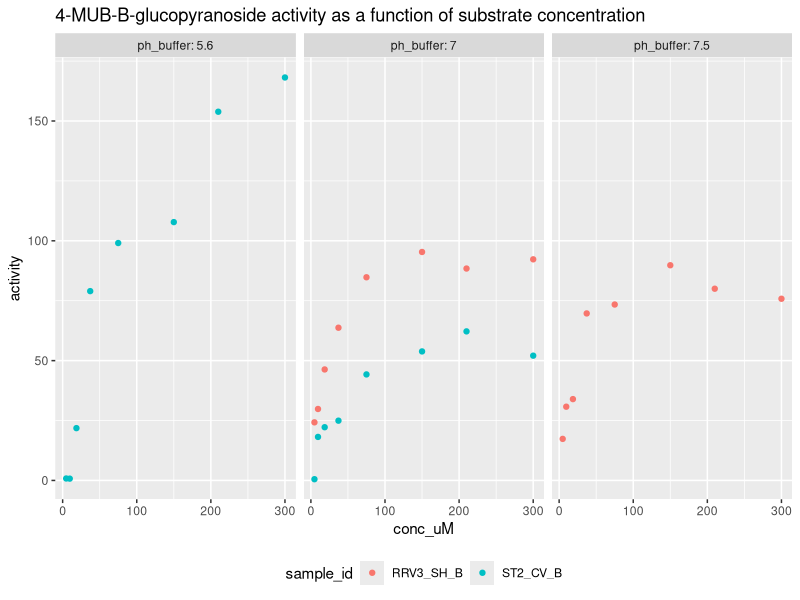
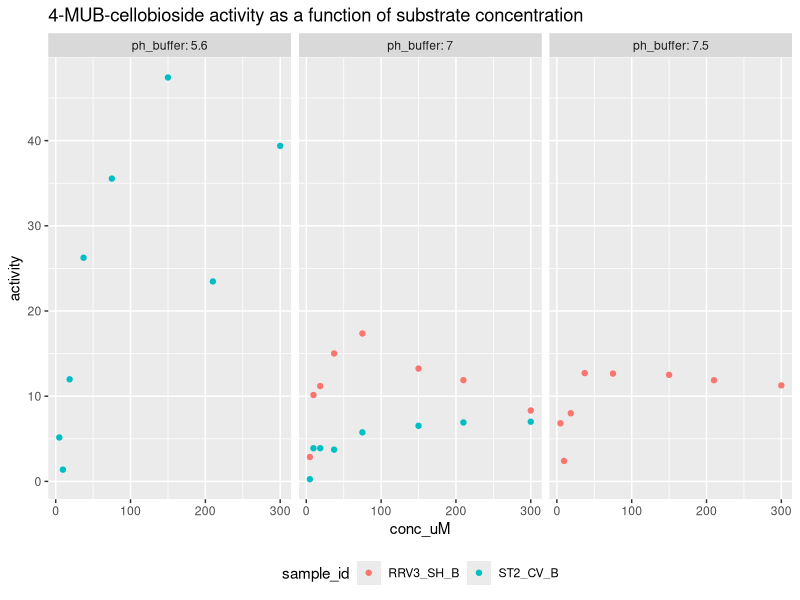
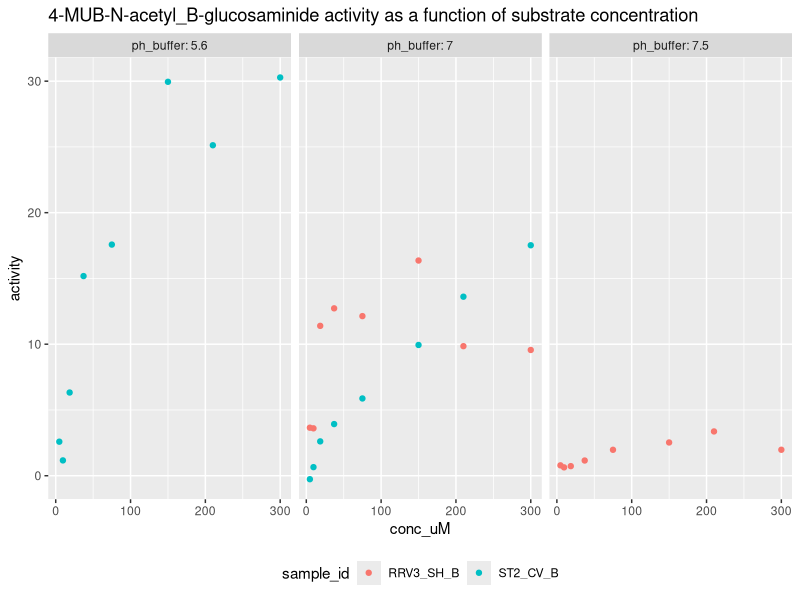
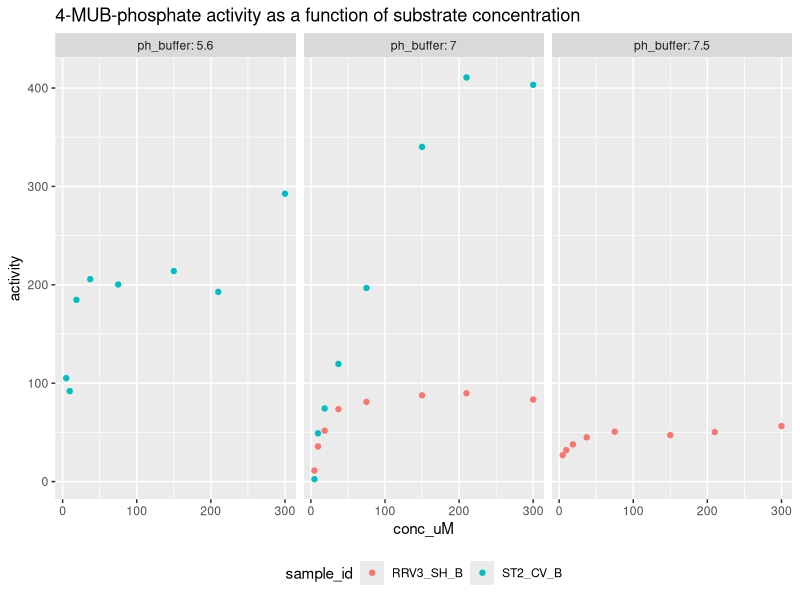
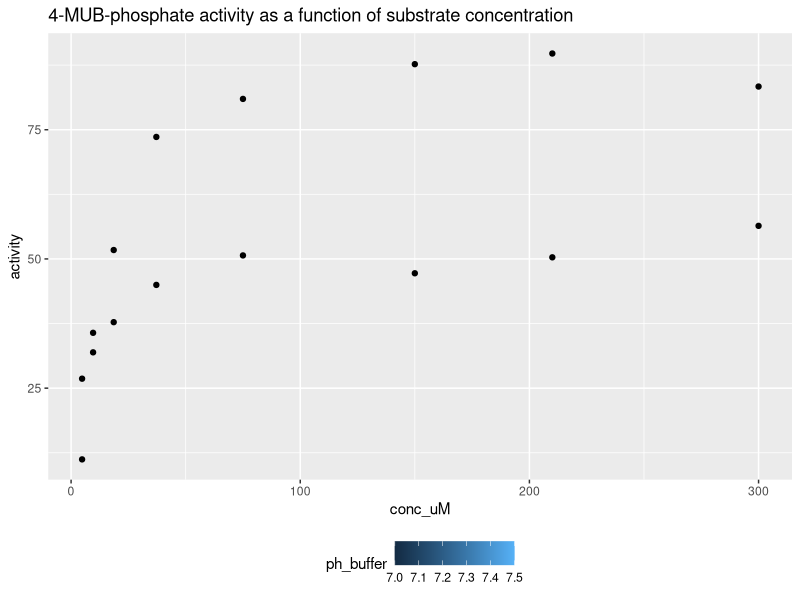

Generate these figures, in order, with R:
## ---- chunk 1
knitr::opts_chunk$set(echo = TRUE)

library(tidyverse)
library(glue)
library(ggrepel)
## ---- chunk 2
pre_data <- read.csv("./calcs/pretest_eea_2020-07-01.csv", stringsAsFactors = FALSE)

colnames(pre_data)
## ---- chunk 3
# B Enzyme
pre_data %>% 
  filter(enzyme == "BG") %>% 
  ggplot() +
  geom_point(aes(x = conc_uM, y = activity, color = sample_id)) + 
  facet_grid(cols = vars(ph_buffer), labeller = label_both) + 
  theme(legend.position = "bottom") + 
  labs(title = "4-MUB-B-glucopyranoside activity as a function of substrate concentration")

#C Enzyme 
pre_data %>% 
  filter(enzyme == "Cello") %>% 
  ggplot() +
  geom_point(aes(x = conc_uM, y = activity, color = sample_id)) + 
  facet_grid(cols = vars(ph_buffer), labeller = label_both) + 
  theme(legend.position = "bottom") + 
  labs(title = "4-MUB-cellobioside activity as a function of substrate concentration")

#N Enzyme 
pre_data %>% 
  filter(enzyme == "NAG") %>% 
  ggplot() +
  geom_point(aes(x = conc_uM, y = activity, color = sample_id)) + 
  facet_grid(cols = vars(ph_buffer), labeller = label_both) + 
  theme(legend.position = "bottom") + 
  labs(title = "4-MUB-N-acetyl_B-glucosaminide activity as a function of substrate concentration")

#P Enzyme 
pre_data %>% 
  filter(enzyme == "P") %>% 
  ggplot() +
  geom_point(aes(x = conc_uM, y = activity, color = sample_id)) + 
  facet_grid(cols = vars(ph_buffer), labeller = label_both) + 
  theme(legend.position = "bottom") + 
  labs(title = "4-MUB-phosphate activity as a function of substrate concentration")
## ---- chunk 4

#P Enzyme 
pre_data %>% 
  filter(enzyme == "P" & sample_id == "RRV3_SH_B") %>% 
  ggplot() +
  geom_point(aes(x = conc_uM, y = activity, fill = ph_buffer)) + 
  theme(legend.position = "bottom") + 
  labs(title = "4-MUB-phosphate activity as a function of substrate concentration") 
  

